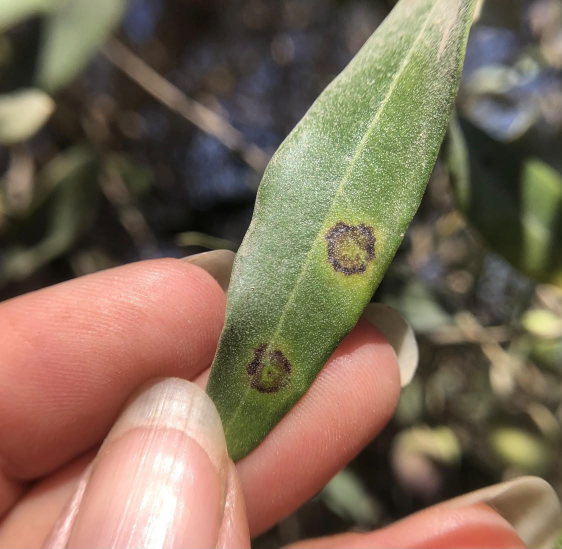
#> input picture uploads/20260701_193202_photo4.jpeg, 1124 x 1097 px (shown at 1/2 size)
$ python -i app.py   (imports and definitions only)
#> lines starting #> are read from the running program, lines starting #| are printed output that depends on the picture
from flask import Flask, request, render_template, redirect, session, url_for
import joblib
import cv2
import numpy as np
import os
import json
from datetime import datetime

# [1 line not run here, left out]
# [1 line that did not run here, left out]

# [1 line not run here, left out]

UPLOAD_FOLDER = "uploads"
HISTORY_FILE = "history.json"
# [1 line not run here, left out]

# Login simple (mektoub f code)
USERNAME = "admin"
PASSWORD = "olive2026"


# [12 lines left out: functions load_history, save_history, not called in this run]


def extract_features(image_path):
#> called with image_path = 'uploads/20260701_193202_photo4.jpeg'
    img = cv2.imread(image_path)
#> img is the input picture: shape (1097, 1124, 3); mean B, G, R 87.9, 107.4, 125.7
    if img is None:
        return None
    img = cv2.resize(img, (128, 128))
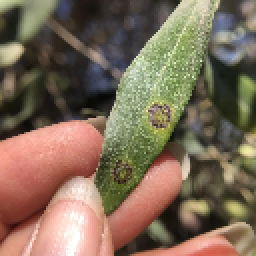
#> img: shape (128, 128, 3) (shown 2 times larger); mean B, G, R 87.8, 107.4, 125.7

    hist_b = cv2.calcHist([img], [0], None, [32], [0, 256]).flatten()
#> hist_b = 32 values, max 1165 at index 5, min 29 at index 30, mean 512
    hist_g = cv2.calcHist([img], [1], None, [32], [0, 256]).flatten()
#> hist_g = 32 values, max 1071 at index 7, min 2 at index 0, mean 512
    hist_r = cv2.calcHist([img], [2], None, [32], [0, 256]).flatten()
#> hist_r = 32 values, max 940 at index 7, min 5 at index 0, mean 512

    hist_b = hist_b / hist_b.sum()
#> hist_b = 32 values, max 0.0711 at index 5, min 0.00177 at index 30, mean 0.0312
    hist_g = hist_g / hist_g.sum()
#> hist_g = 32 values, max 0.0654 at index 7, min 0.000122 at index 0, mean 0.0312
    hist_r = hist_r / hist_r.sum()
#> hist_r = 32 values, max 0.0574 at index 7, min 0.000305 at index 0, mean 0.0312

    gray = cv2.cvtColor(img, cv2.COLOR_BGR2GRAY)
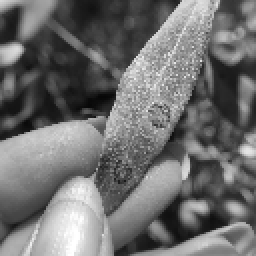
#> gray: shape (128, 128) (shown 2 times larger); min 7, max 255, mean 110.6
    texture_mean = np.mean(gray)
#> texture_mean = 110.6
    texture_std = np.std(gray)
#> texture_std = 57.68

    features = np.concatenate([hist_b, hist_g, hist_r, [texture_mean, texture_std]])
#> features = 98 values, max 110.6 at index 96, min 0.000122 at index 32, mean 1.75
    return features


# [53 lines left out: functions login_required, login, logout, index, not called in this run]


# [2 lines not run here, left out]

>>> result = extract_features('uploads/20260701_193202_photo4.jpeg')
#> result has the same summary as features in extract_features

$ run again, on uploads/photo30.jpeg
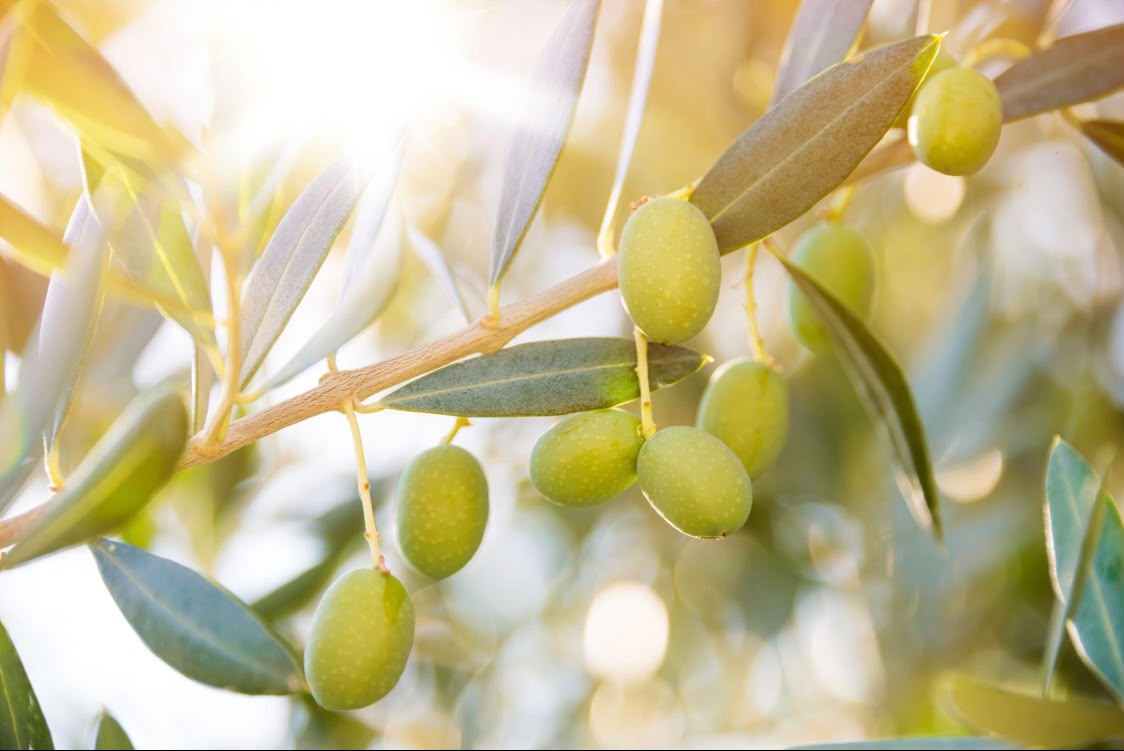
#> input picture uploads/photo30.jpeg, 1124 x 751 px
#> in extract_features, img is the input picture: shape (751, 1124, 3); mean B, G, R 144.4, 185.8, 195.5
#> in extract_features, `img = cv2.resize(img, (128, 128))`:
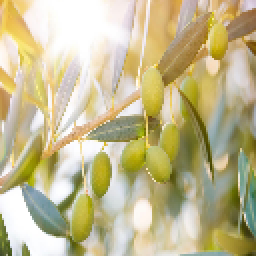
#> img: shape (128, 128, 3) (shown 2 times larger); mean B, G, R 144.5, 186, 195.6
#> in extract_features, `hist_b = cv2.calcHist([img], [0], None, [32], [0, 256]).flatten()`: hist_b = 32 values, max 1511 at index 31, min 153 at index 1, mean 512
#> in extract_features, `hist_g = cv2.calcHist([img], [1], None, [32], [0, 256]).flatten()`: hist_g = 32 values, max 1541 at index 31, min 0 at index 0, mean 512
#> in extract_features, `hist_r = cv2.calcHist([img], [2], None, [32], [0, 256]).flatten()`: hist_r = 32 values, max 2109 at index 31, min 0 at index 0, mean 512
#> in extract_features, `hist_b = hist_b / hist_b.sum()`: hist_b = 32 values, max 0.0922 at index 31, min 0.00934 at index 1, mean 0.0312
#> in extract_features, `hist_g = hist_g / hist_g.sum()`: hist_g = 32 values, max 0.0941 at index 31, min 0 at index 0, mean 0.0312
#> in extract_features, `hist_r = hist_r / hist_r.sum()`: hist_r = 32 values, max 0.129 at index 31, min 0 at index 0, mean 0.0312
#> in extract_features, `gray = cv2.cvtColor(img, cv2.COLOR_BGR2GRAY)`:
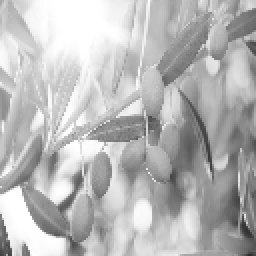
#> gray: shape (128, 128) (shown 2 times larger); min 48, max 255, mean 184.1
#> texture_mean = 184.1
#> texture_std = 44.24
#> features = 98 values, max 184.1 at index 96, min 0 at index 32, mean 2.36
#> result has the same summary as features in extract_features
